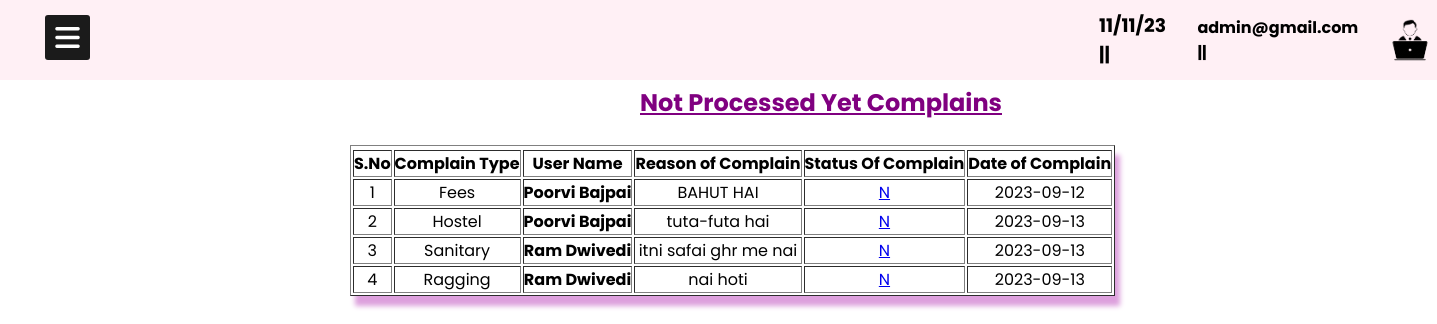
Page /ADMIN/npc.php (signed in) on the committed database.
### tables this page shows
CREATE TABLE IF NOT EXISTS `tbl_complain` (
  `cmpid` int NOT NULL AUTO_INCREMENT,
  `ctid` int NOT NULL,
  `uid` int NOT NULL,
  `complain` varchar(200) NOT NULL,
  `doc` varchar(10) NOT NULL,
  `status` varchar(1) NOT NULL,
  `docomplain` varchar(10) NOT NULL,
  PRIMARY KEY (`cmpid`)
);

CREATE TABLE IF NOT EXISTS `tbl_complain_type` (
  `ctid` int NOT NULL AUTO_INCREMENT,
  `complain_type` varchar(60) NOT NULL,
  `doc` varchar(10) NOT NULL,
  PRIMARY KEY (`ctid`)
);

CREATE TABLE IF NOT EXISTS `tbl_user` (
  `uid` int NOT NULL AUTO_INCREMENT,
  `name` varchar(60) NOT NULL,
  `fname` varchar(60) NOT NULL,
  `gender` varchar(6) NOT NULL,
  `email` varchar(40) NOT NULL,
  `password` varchar(15) NOT NULL,
  `mobile` bigint NOT NULL,
  `dob` varchar(10) NOT NULL,
  `address` varchar(60) NOT NULL,
  `city` varchar(20) NOT NULL,
  `pincode` int NOT NULL,
  `course` varchar(20) NOT NULL,
  `sid` int NOT NULL,
  `cid` int NOT NULL,
  `status` varchar(1) NOT NULL,
  `dor` varchar(20) NOT NULL,
  `profile` varchar(30) NOT NULL,
  PRIMARY KEY (`uid`,`name`)
);

### ADMIN/npc.php (the view)
<?php
include('dashboard.php');
include('../connect.php');
$query="select * from tbl_complain where status='N'";
$res=mysqli_query($con,$query);
include('../connect.php'); ?>
        <table border='1'style="margin-left:350px;margin-top:25px;text-align:center;box-shadow:5px 10px 5px plum;">
      <tr><h2 style="margin-left: 640px;color: purple;"><u>Not Processed Yet Complains</u></h2></tr>
      <tr>
        <th>S.No</th>
        <th>Complain Type</th>
        <th>User Name</th>
        <th>Reason of Complain</th>
        <th>Status Of Complain</th>
        <th>Date of Complain</th>
      </tr>
      <?php
      $a = 1;
      while ($row = mysqli_fetch_array($res)) {
      ?>
        <tr>
          <td><?php echo $a; ?></td>
          <?php $com=$row['ctid'];
    $query2="select complain_type from tbl_complain_type where ctid='$com'";
    $res2=mysqli_query($con,$query2);
    if($row2=mysqli_fetch_array($res2))
    {
        $ct=$row2['complain_type'];
    }
    ?>
    <td><?php echo $ct;?></td>
    <?php $uid=$row['uid'];
    $query3="select name from tbl_user where uid='$uid'";
    $res3=mysqli_query($con,$query3);
    if($row3=mysqli_fetch_array($res3))
    {
        $ud=$row3 ['name'];
    }
    ?>
    <td><b><?php echo $ud;?></b></td>
          <td><?php echo $row['complain']?></td>
          <td><a href="status.php?id=<?php echo $row['cmpid'];?>"><?php echo $row['status'];?></a></td>
          <td><?php echo $row ['doc']; ?></td>
        </tr>
      <?php
        $a++;
      }
      ?>
    </table>
    </body>
</html>

### ADMIN/dashboard.php (style rules this page uses)
* { margin: 0; padding: 0; user-select: none; box-sizing: border-box; font-family: 'Poppins', sans-serif; }

### rows in the picture
tbl_complain: ctid.complain_type "Fees", tbl_user.name "Poorvi Bajpai", complain "BAHUT HAI", status "N", doc "2023-09-12"
tbl_complain: ctid.complain_type "Hostel", complain "tuta-futa hai", status "N", doc "2023-09-13"
tbl_user: name "Poorvi Bajpai"
tbl_complain: ctid.complain_type "Sanitary", tbl_user.name "Ram Dwivedi", complain "itni safai ghr me nai", status "N", doc "2023-09-13"
tbl_complain: ctid.complain_type "Ragging", complain "nai hoti", status "N", doc "2023-09-13"
tbl_user: name "Ram Dwivedi"

### other values in the picture
$_SESSION['admin'] "admin@gmail.com"
